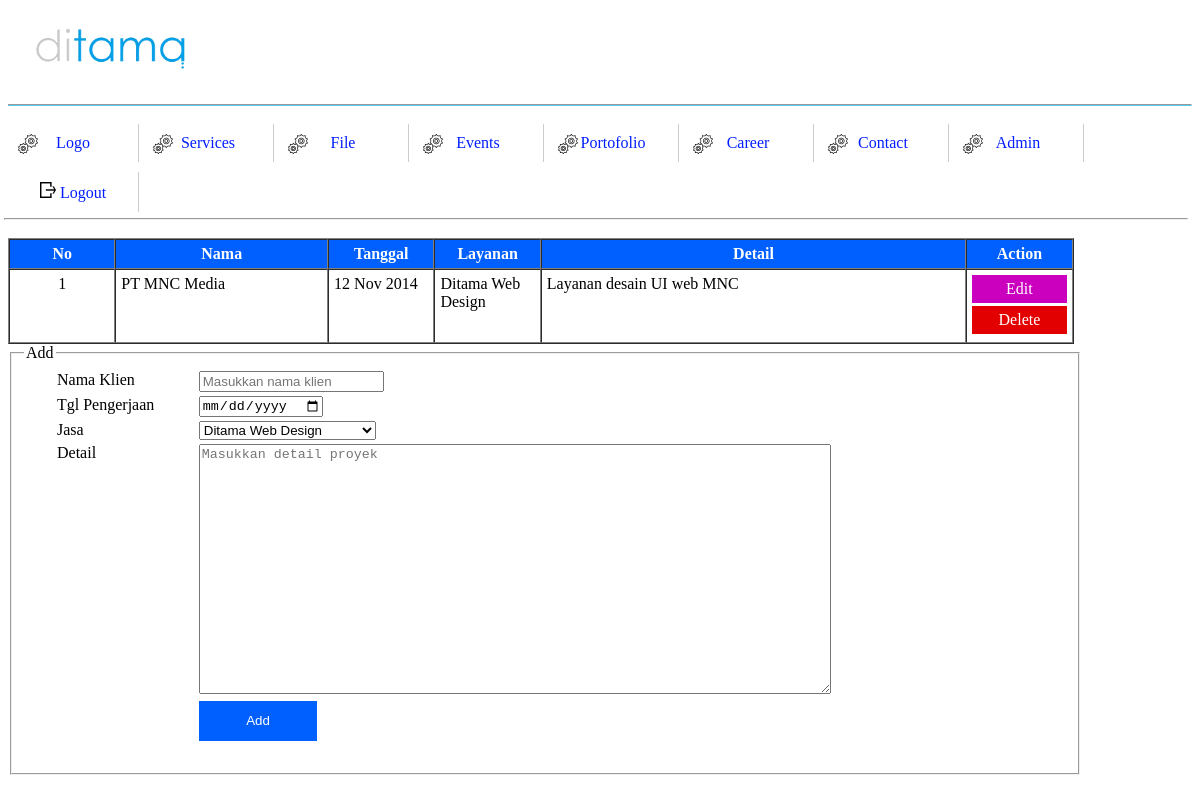
Page /manage/manage-porto.php (signed in) on the committed database.
### tables this page shows
CREATE TABLE IF NOT EXISTS `ms_portofolio` (
  `id` int(3) NOT NULL AUTO_INCREMENT,
  `nama_klien` varchar(100) NOT NULL,
  `tgl_update` datetime NOT NULL,
  `id_jasa` int(3) NOT NULL,
  `deskripsi_porto` text NOT NULL,
  PRIMARY KEY (`id`)
);

CREATE TABLE IF NOT EXISTS `ms_jasa` (
  `id` int(3) NOT NULL AUTO_INCREMENT,
  `nama` varchar(50) NOT NULL,
  `detail` text NOT NULL,
  PRIMARY KEY (`id`)
);

### manage/manage-porto.php (the view, shortened to what this page needs)
<?php
	require_once('../includes/header.php');
	require_once('../includes/admin-menu.php');
?>
<!DOCTYPE html>
<html>
<head>
<link rel="stylesheet" href="../assets/css/style.css" type="text/css"/>
</head>
<body>
	<table border=1 id='view-table' cellspacing=0>
		<tr>
			<th>No</th>
			<th width=20%>Nama</th>
			<th width=10%>Tanggal</th>
			<th width=10%>Layanan</th>
			<th width=40%>Detail</th>
			<th width=10%>Action</th>
		</tr>
	<?php
		$idx = 1;
		$sql = "SELECT ms_portofolio.*, ms_jasa.nama FROM ms_portofolio LEFT JOIN ms_jasa ON ms_jasa.id = ms_portofolio.id_jasa";
		$hasil = mysqli_query($koneksi, $sql);
		while($baris = mysqli_fetch_assoc($hasil)){
			echo "<tr>";
				echo "<td align=center valign='top'>";
					echo $idx;
				echo "</td>";
				echo "<td valign='top'>";
					echo $baris['nama_klien'];
				echo "</td>";
				echo "<td valign='top'>";
					$format_tgl = date('d M Y', strtotime($baris['tgl_update']));
					echo $format_tgl;
				echo "</td>";
				echo "<td valign='top'>";
					echo $baris['nama'];
				echo "</td>";
				echo "<td valign='top'>";
					echo $baris['deskripsi_porto'];
				echo "</td>";
				echo "<td>";
					$ganti_spasi = str_replace(" ","-",$baris['nama']);
					echo "<a href='edit-service.php?layanan=".$ganti_spasi."' class='edit-btn'>Edit</a>";
					echo "<a href='delete.php?src=mngporto&id=".$baris['id']."' class='delete-btn'>Delete</a>";
				echo "</td>";
			echo "</tr>";
			$idx++;
		}
	?>
	</table>
	<fieldset style="width:88%">
	<legend>Add</legend>
		<form action="manage-porto.php" method="post"/>
		<table width="100%" id="form-table">
			<tr>
				<td valign="top" width=15%>Nama Klien</td>
				<td><input type="text" name="add-nama" value="" placeholder="Masukkan nama klien"></td>
			</tr>
			<tr>
				<td valign="top">Tgl Pengerjaan</td>
				<td><input type="date" name="add-date" value=""></td>
			</tr>
			<tr>
				<td valign="top">Jasa</td>
				<td>
					<select name="add-jasa">
						<?php
							$sql2 = "SELECT id, nama FROM ms_jasa";
							$hasil2 = mysqli_query($koneksi, $sql2);
							while($baris = mysqli_fetch_assoc($hasil2)){
								echo "<option value='".$baris['id']."'>".$baris['nama']."</option>";
							}
						?>
					</select>
				</td>
			</tr>
			<tr>
				<td valign="top">Detail</td>
				<td><textarea name="add-detail" placeholder="Masukkan detail proyek"/></textarea></td>
			</tr>
			<tr>
				<td></td>
				<td>
					<input type="submit" name="add-porto" value="Add" id="blue-btn-mini"/>
				</td>
			</tr>
		</table>
	</fieldset>
</body>
</html>

### assets/css/style.css (style rules this page uses)
.edit-btn, .delete-btn { display:block; border:none; padding:5px; margin-bottom:3px; text-align:center; text-decoration:none; background-color:#ca00be; color:white; }
.delete-btn { background-color:#e30000; }
#blue-btn-mini { background-color:#0060ff; border:none; margin:3px 3px 3px 0px; color:white; width:15%; height:40px; }
#form-table { margin-left:30px; width:90%; }
#form-table textarea { width:80%; min-height:250px; }
#view-table { width:90%; }
#view-table td { padding:5px; }
#view-table th { background-color:#0060ff; color:white; text-align:center; padding:5px; }

### rows in the picture
ms_portofolio: nama_klien "PT MNC Media", tgl_update "12 Nov 2014", id.nama "Ditama Web Design", deskripsi_porto "Layanan desain UI web MNC"

### other values in the picture
form field add-jasa "Ditama Web Design"
